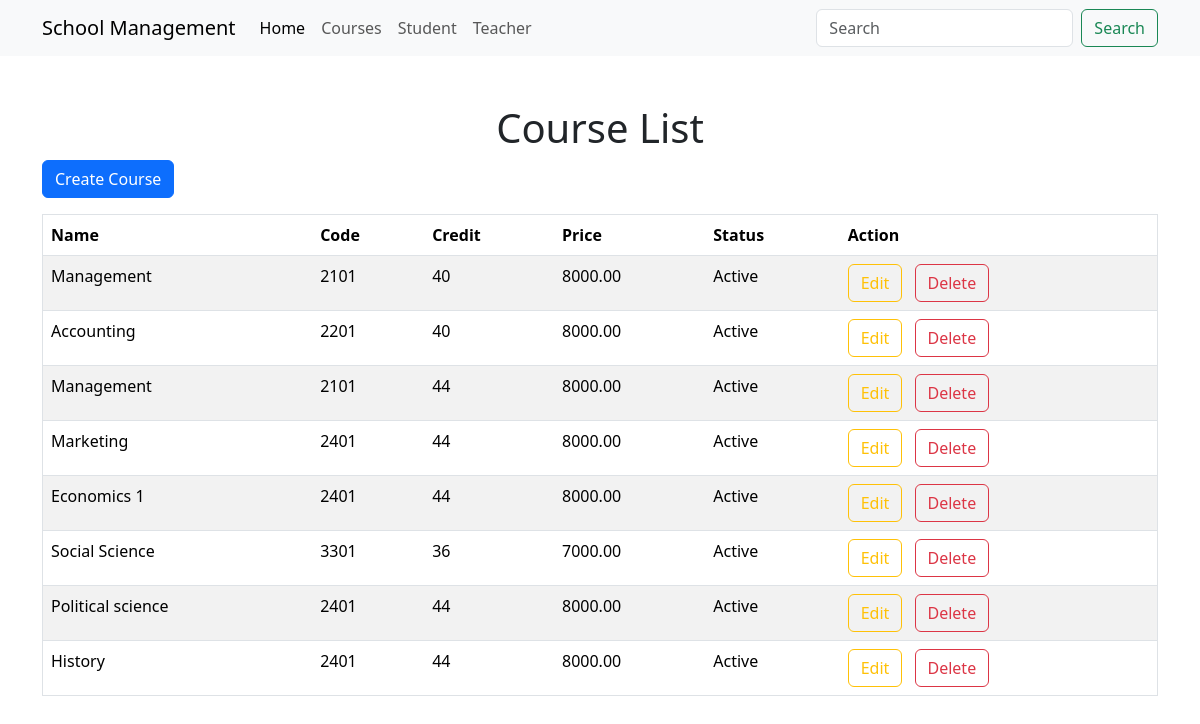
Screenshot of /course/ with the database file from the repository.
### course/models.py (models this page shows, shortened)
class Course(models.Model):
    name = models.CharField(max_length=100)
    course_code = models.CharField(max_length=10)
    credit = models.IntegerField()
    price = models.DecimalField(max_digits=10, decimal_places=2)
    is_active = models.BooleanField(default=True)

### course/views.py (the view)
# urls.py: path('course/', views.course_index, name='course_index'),
def course_index(request):
    courses = Course.objects.all()
    return render(request, 'course/index.html', {'courses': courses})

### course/templates/course/index.html (shortened to what this page needs)
{% extends 'base.html' %}
{% block content %}
    <h1 class="text-center">Course List</h1>
    <a href="{% url 'course_create' %}" class="btn btn-primary">Create Course</a>
    <table class="table table-striped table-hover mt-3 border">
        <thead>
            <th>Name</th>
            <th>Code</th>
            <th>Credit</th>
            <th>Price</th>
            <th>Status</th>
            <th>Action</th>
        </thead>
        <tbody>
            {% for course in courses %}
            <tr>
                <td>{{ course.name }}</td>
                <td>{{ course.course_code }}</td>
                <td>{{ course.credit }}</td>
                <td>{{ course.price }}</td>
                <td>
                    {% if course.is_active == True %}
                        Active
                    {% else %}
                        Inactive
                    {% endif %}
                </td>
                <td>
                    <a href="{% url 'course_edit' course.id %}" class="btn btn-outline-warning me-2">Edit</a>
                    <a href="{% url 'course_delete' course.id %}" class="btn btn-outline-danger">Delete</a>
                </td>
            </tr>
            {% endfor %}
        </tbody>
    </table>
{% endblock content %}

### rows the page displays
Course: name "Management", course_code "2101", credit "40", price "8000.00", is_active "Active"
Course: name "Accounting", course_code "2201", credit "40", price "8000.00", is_active "Active"
Course: name "Management", course_code "2101", credit "44", price "8000.00", is_active "Active"
Course: name "Marketing", course_code "2401", credit "44", price "8000.00", is_active "Active"
Course: name "Economics 1", course_code "2401", credit "44", price "8000.00", is_active "Active"
Course: name "Social Science", course_code "3301", credit "36", price "7000.00", is_active "Active"
Course: name "Political science", course_code "2401", credit "44", price "8000.00", is_active "Active"
Course: name "History", course_code "2401", credit "44", price "8000.00", is_active "Active"
